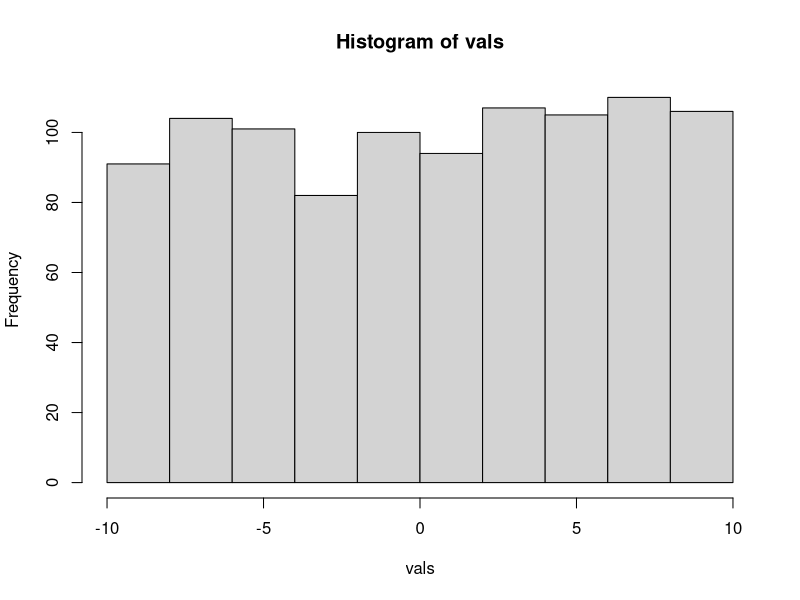
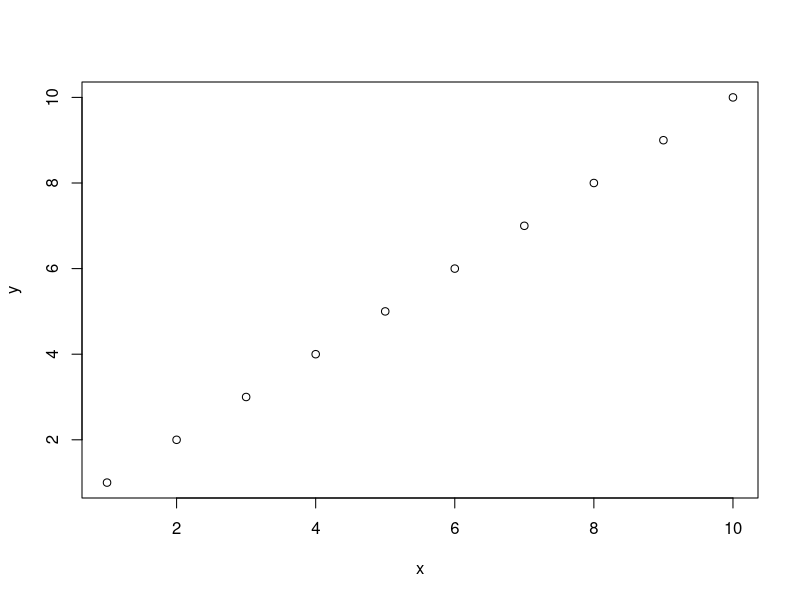
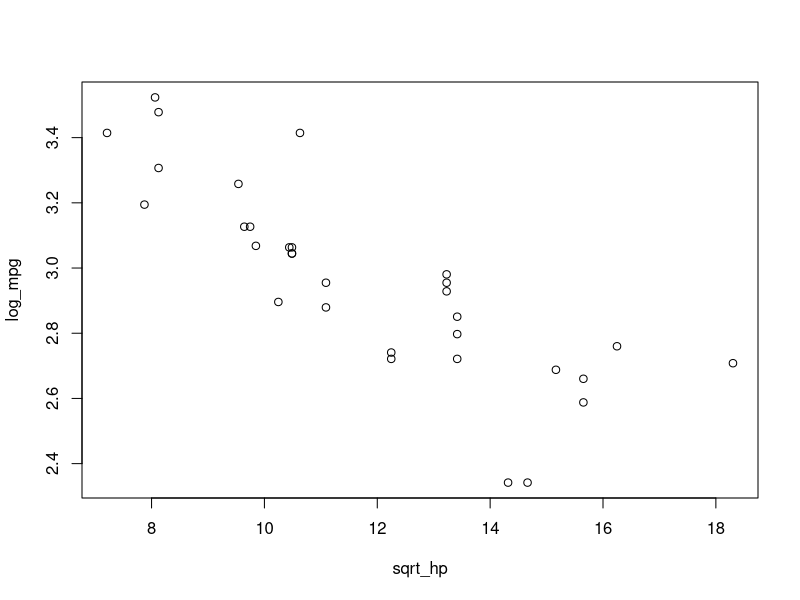
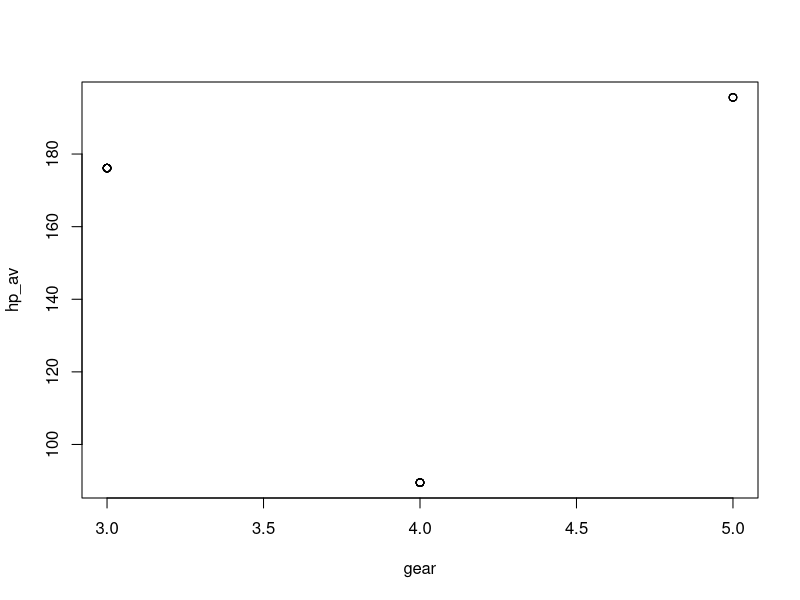
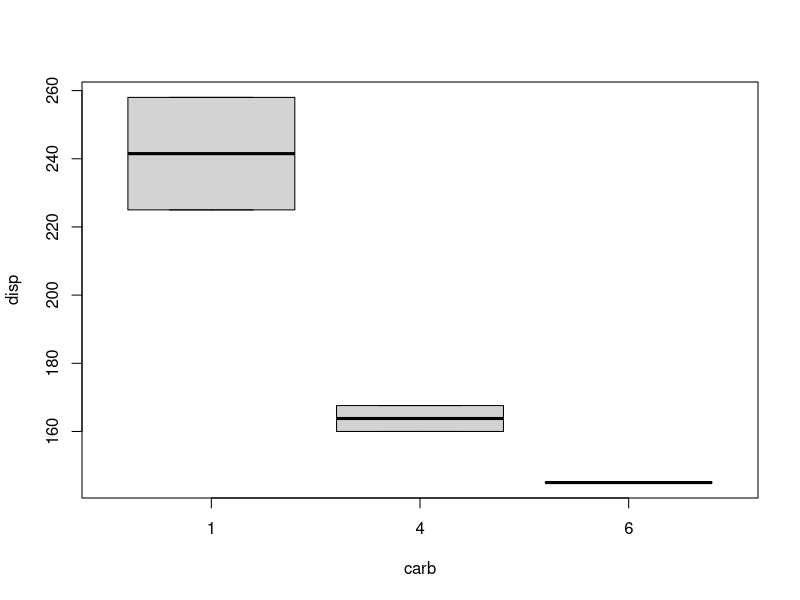
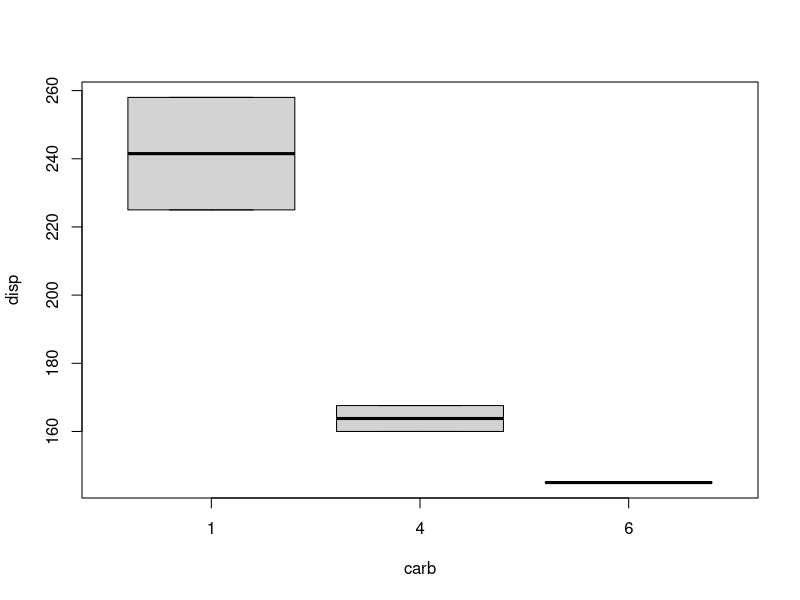

Reproduce these figures in R, in order.
#'------------------------------------------
#'Sampling and Simulation Lab
#'Julia McCartney
#'9-18-2020
#'https://biol607.github.io/lab/02_sim_samp.html#5_Bootstrapped_Standard_Errors
#'------------------------------------------

#Accuracy - lack of bias and representativeness
# lower ci not so swayed by outliers?


# Pipes ####

vec <- 1:10

# we want the log of the sqrt of the length of vec
len <- length(vec)
sq <- sqrt(len)
log(sq)

# Works but lengthy

# Could do nested functions

log(sqrt(length(vec)))

#or
log(
  sqrt(
    length(vec)
  )
)

# Welcome to the pipe!
library(magrittr)

1:10 %>% #want a vector of 1:10
  length() %>% # take its length
  sqrt() %>% # take sqrt of length
  log() # take the log

# Exercise set 1 ####

#1. . Use pipes to sum the log of 100:200.

100:200 %>% #vector 100:200
  log() %>% #take the log
  sum() # sum the log

#2. Use pipes to take the square root of the mean of 100 random uniform numbers.

runif(100, min = 0, max = 500) %>% 
  mean() %>% 
  sqrt()

#3. Let’s dive into the guts of R. Using the mtcars data frame, get 
#it’s summary and str that summary. What do you get back?

data("mtcars")

mtcars %>% 
  summary() %>% 
  str()

# Plotting with base plot ####

vals <- runif(n = 1000, min = -10, max = 10)

hist(vals)

# scatter plot
my_df <- data.frame(x=1:10, y = 1:10)

plot(y ~ x, data = my_df)

# tidyverse and dplyr ####

library(dplyr)

# mutate
mtcars2 <- mutate(mtcars, log_mpg = log(mpg))


# in base R, this also works
mtcars$log_mpg <- log(mtcars$mpg)
  
# can make multiple columns at once

mtcars2 <- mtcars %>% 
  mutate(log_mpg = log(mpg),
         sqrt_cyl = sqrt(cyl))  

# group_by
# Lets you group by a particular property and do something with it specifically

#I want to add a column that has the average mpg for each number of gears
head(mtcars2)

mtcars_group <- mtcars %>% 
  group_by(gear) %>% 
  mutate(ave_mpg = mean(mpg)) %>% 
  ungroup() # DONT FORGET TO UNGROUP
head(mtcars_group)

#tibbles are basically df but with a little bit more info on top  

# summarize
# We want to create a derived data set
# Lets say we want the avg and sd of mpg by gear AND ONLY THAT

mtcars_summary <- mtcars %>% 
  group_by(gear) %>% 
  summarize(avg_mpg = mean(mpg),
            sd_mpg = sd(mpg))

# filter (subsetting!)

#remove all data where the no of cyl = 3
mtcars_filter <- mtcars %>% 
  filter(cyl != 3)
#also filter(!(cyl=3))
  
# select (Use sparingly!)
# allows you to subset your columns, but gets rid of all other columns
  
#just MPG
mtcars %>% 
  select(mpg) %>% 
  head()

# how about everything BUT mpg?
mtcars %>% 
  select(-mpg) %>% 
  head()

#jsut a few columns
mtcars %>% 
  select(gear,carb,disp) %>% 
  head(
  )

#look into reorg?

#all columns with an m in them
mtcars %>% 
  select(contains("m"), cyl) %>% 
  head()

# Exercise set 2 ####

# DPLYR Exercises
#1. Add some columns to mtcars to plot the log of mpg by the 
#square root of hp.

mtcars_logplot <- mtcars %>% 
  mutate(log_mpg = log(mpg),
         sqrt_hp = sqrt(hp))

plot(log_mpg ~ sqrt_hp, data = mtcars_logplot)


#2. Get the average hp per gear and plot them against each other.

mtcars_hpAV <-  mtcars %>% 
  group_by(gear) %>% 
  mutate(hp_av = mean(hp)) %>% 
  ungroup()
#could have also used summarize instead of mutate and no ungroup
plot(hp_av ~ gear, data = mtcars_hpAV)
  
  
#3. Make a data fame for only 6 cylinder engines with only the 
#disp and carb columns. Create a boxplot of how carb influences disp.
# boxplot()

mtcars_6cyl <- mtcars %>% 
  filter(cyl == 6) %>% #not group by!
  select(disp, carb)
boxplot(disp ~ carb, data = mtcars_6cyl)

#how to use pipes with plots, so:
mtcars_6cyl <- mtcars %>% 
  filter(cyl == 6) %>% #not group by!
  select(disp, carb) %>% 
  boxplot(disp ~ carb, data = .) # the df being passed is a ., so we can use that place holder!

# for fun
#To understand !, for funnies, try 1:10 == 5 versus 1:10 != 5 to see the difference in output

1:10 == 5
1:10 != 5


# Simulation ####

#three functions to do this
#' 1 - base::replicate()
replicate(n=10, sum(1:100))

#' 2 purrr:map_dbl
library(purrr)
#have a lot of split/apply/combnine functions
#maps are 'typed'
#use ~ for complex function
map_dbl(1:10, ~sum(1:100))
map_dbl(1:10, ~sum(1:.x)) #.x is the stand-in variable here

#what if i want a df?
map_df(1:10, ~data.frame(x=.x,
                 y = sum(1:.x)))

#can couple this with random


# Exercise set 3 ####

#1. Use replicate() to repeatedly average the numbers 1:10 seven times.

replicate(n=7, mean(1:10))


#2. Do the same thing with map_dbl() - also what happens if you use other map functions?
  
map_dbl(1:7, ~mean(1:10))

map_df(1:7, ~data.frame(x = .x,
                        y = mean(1:10)))

#3. Start with a vector:
#my_vec <- c(11, 10, 10, 9, 10, 11, 10, 9, 10, 
#              12, 9, 11, 8, 11, 11, 10, 11, 10, 
#              11, 9)
#Use map_df() to make a data frame that, for the numbers 3 through 15, returns two columns. 
#One is the the average of the element of the vector 1 through the chosen number, the second is 
#the standard deviation. e.g. 10.2 for a mean - but the 10 will be .x for you!
  
my_vec <- c(11, 10, 10, 9, 10, 11, 10, 9, 10, 
            12, 9, 11, 8, 11, 11, 10, 11, 10, 
            11, 9)

map_df(3:15, ~data.frame(
                         av = mean(my_vec[1:.x]),
                         sd = sd(my_vec[1:.x])))

#This does not work:
#map_df(my_vec[3:15], ~data.frame(x = .x,
#                                 av = mean(1:.x),
#                                 sd = sd(1:.x)))

#because this makes a vector out of my_vec[3:15] and then uses that instead of 1:3, 1:5, etc, 
# it is 1:10, 1:9, etc... 


# for loops

x <- numeric(length = 10)
for(i in 1:10){
  x[i] <- sum(1:i)
}
x

#' 3





